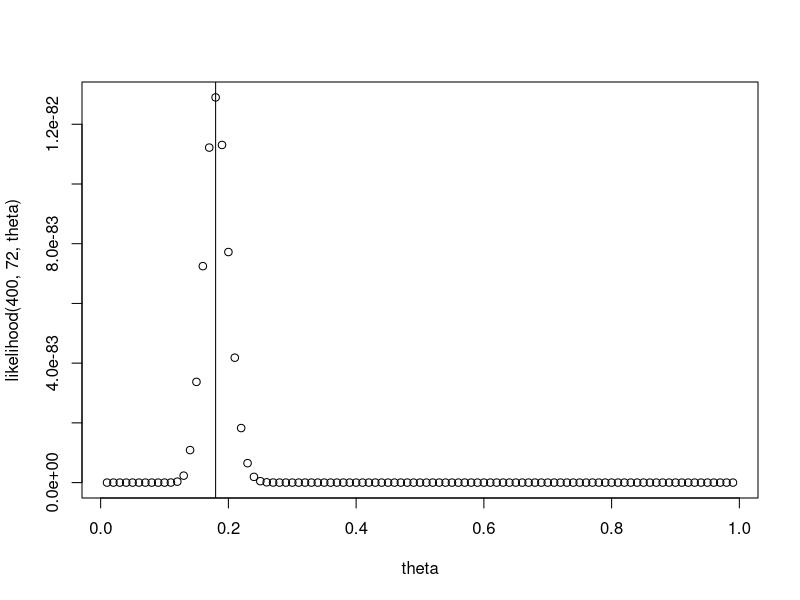
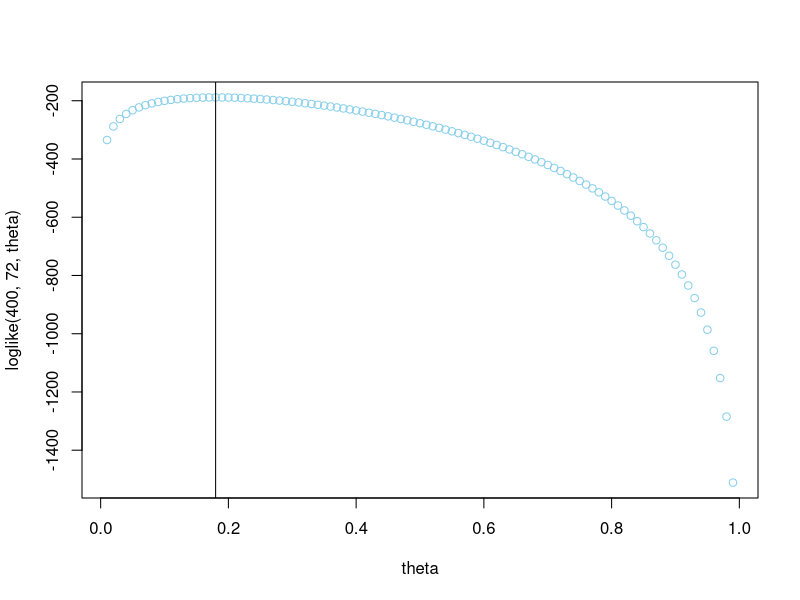
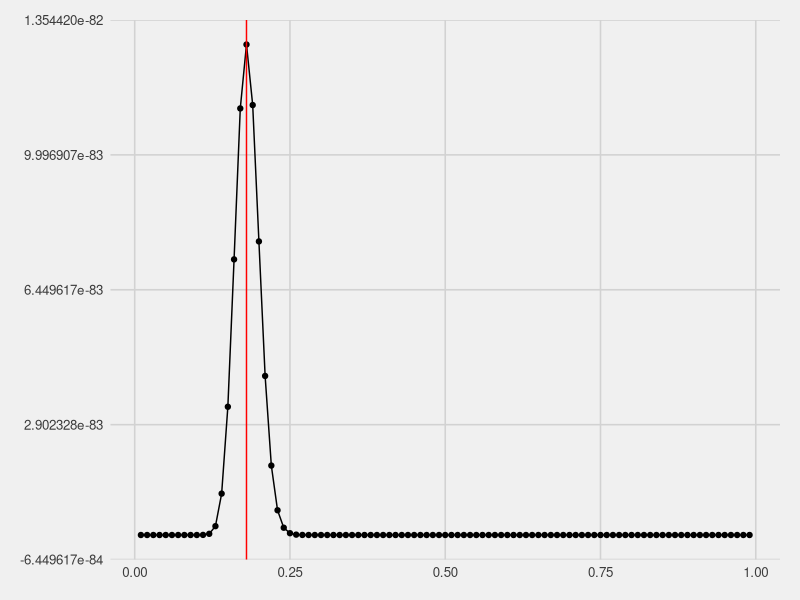

The R source for these figures, in order:
# week 02 , maximum likelyhood plotting 

likelihood <- function(n,y,theta){
    return(theta^y*(1-theta)^(n-y))
}

theta <- seq(from = 0.01, to = 0.99, by = 0.01)

plot(theta, likelihood(400, 72, theta))

# 72/400 = 0.18

abline(v=0.18)

# log function for maximum likelihood
loglike <- function(n,y,theta){
    return(y*log(theta)+(n-y)*log(1-theta))
}
plot(theta,loglike(400,72,theta), col= 'skyblue')
abline(v = .18)
max_like <- likelihood(400,72,theta)

# plot in ggplot

library(tidyverse)
library(ggthemes)

likelihood_data <- cbind(theta,max_like)
likelihood_data <- as.data.frame(likelihood_data)
glimpse(likelihood_data)

ggplot(data = likelihood_data)+
    geom_point(aes(x=theta, y= max_like))+
    geom_line(mapping = aes(x=theta, y=max_like))+
    geom_vline(xintercept = 0.18, color = 'red')+
    theme_fivethirtyeight()

